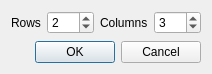
<?xml version="1.0" encoding="UTF-8"?>
<ui version="4.0">
 <class>EditorDialogInsertTable</class>
 <widget class="QDialog" name="EditorDialogInsertTable">
  <property name="geometry">
   <rect>
    <x>0</x>
    <y>0</y>
    <width>212</width>
    <height>74</height>
   </rect>
  </property>
  <property name="windowTitle">
   <string>Insert a table</string>
  </property>
  <layout class="QGridLayout" name="gridLayout">
   <item row="2" column="0" colspan="4">
    <widget class="QDialogButtonBox" name="buttonBox">
     <property name="orientation">
      <enum>Qt::Horizontal</enum>
     </property>
     <property name="standardButtons">
      <set>QDialogButtonBox::Cancel|QDialogButtonBox::Ok</set>
     </property>
    </widget>
   </item>
   <item row="0" column="1">
    <widget class="QSpinBox" name="spinRows">
     <property name="minimum">
      <number>1</number>
     </property>
     <property name="maximum">
      <number>300</number>
     </property>
     <property name="value">
      <number>2</number>
     </property>
    </widget>
   </item>
   <item row="0" column="2">
    <widget class="QLabel" name="label">
     <property name="text">
      <string>Columns</string>
     </property>
    </widget>
   </item>
   <item row="0" column="3">
    <widget class="QSpinBox" name="spinColumns">
     <property name="minimum">
      <number>1</number>
     </property>
     <property name="maximum">
      <number>100</number>
     </property>
     <property name="value">
      <number>3</number>
     </property>
    </widget>
   </item>
   <item row="0" column="0">
    <widget class="QLabel" name="label_2">
     <property name="text">
      <string>Rows</string>
     </property>
    </widget>
   </item>
   <item row="1" column="2">
    <spacer name="verticalSpacer">
     <property name="orientation">
      <enum>Qt::Vertical</enum>
     </property>
     <property name="sizeHint" stdset="0">
      <size>
       <width>20</width>
       <height>40</height>
      </size>
     </property>
    </spacer>
   </item>
  </layout>
 </widget>
 <resources/>
 <connections>
  <connection>
   <sender>buttonBox</sender>
   <signal>accepted()</signal>
   <receiver>EditorDialogInsertTable</receiver>
   <slot>accept()</slot>
   <hints>
    <hint type="sourcelabel">
     <x>248</x>
     <y>254</y>
    </hint>
    <hint type="destinationlabel">
     <x>157</x>
     <y>274</y>
    </hint>
   </hints>
  </connection>
  <connection>
   <sender>buttonBox</sender>
   <signal>rejected()</signal>
   <receiver>EditorDialogInsertTable</receiver>
   <slot>reject()</slot>
   <hints>
    <hint type="sourcelabel">
     <x>316</x>
     <y>260</y>
    </hint>
    <hint type="destinationlabel">
     <x>286</x>
     <y>274</y>
    </hint>
   </hints>
  </connection>
 </connections>
</ui>
